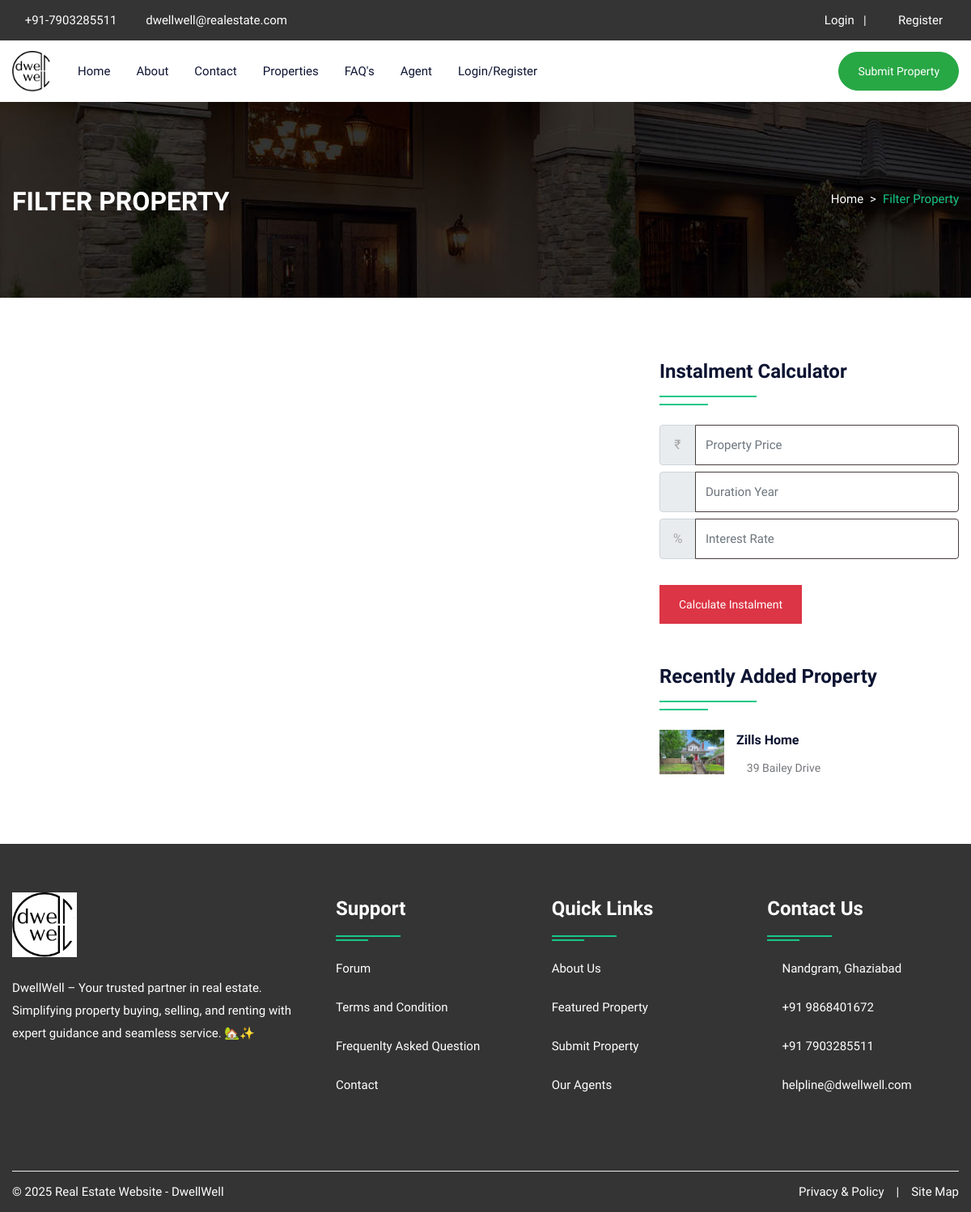
Before: /propertygrid.php with the older database file.
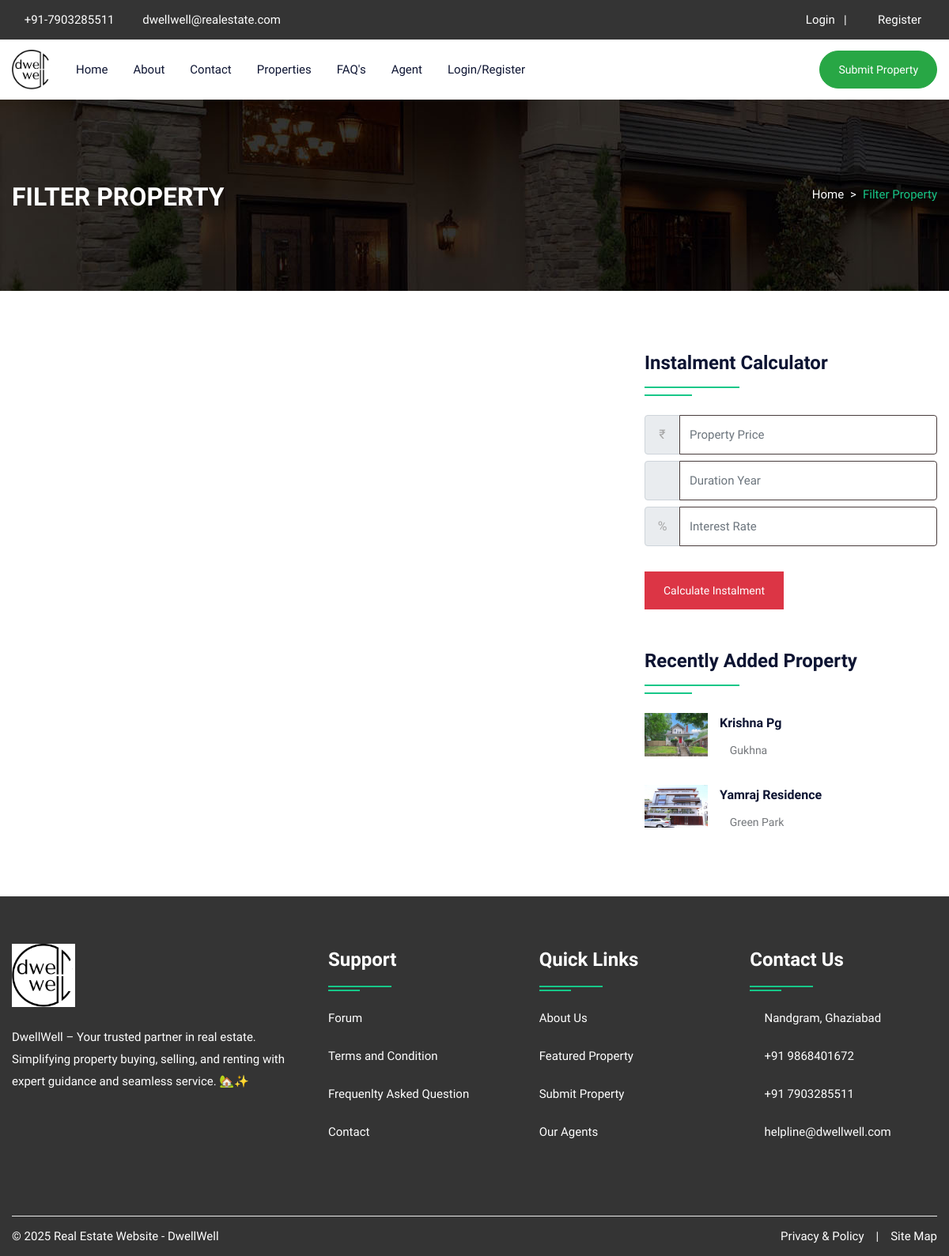
After: the same page with the newer database file.
### tables this page shows
CREATE TABLE `property` (
  `pid` int(50) NOT NULL,
  `title` varchar(200) NOT NULL,
  `pcontent` longtext NOT NULL,
  `type` varchar(100) NOT NULL,
  `bhk` varchar(50) NOT NULL,
  `stype` varchar(100) NOT NULL,
  `bedroom` int(50) NOT NULL,
  `bathroom` int(50) NOT NULL,
  `balcony` int(50) NOT NULL,
  `kitchen` int(50) NOT NULL,
  `hall` int(50) NOT NULL,
  `floor` varchar(50) NOT NULL,
  `size` int(50) NOT NULL,
  `price` int(50) NOT NULL,
  `location` varchar(200) NOT NULL,
  `city` varchar(100) NOT NULL,
  `state` varchar(100) NOT NULL,
  `feature` longtext NOT NULL,
  `pimage` varchar(300) NOT NULL,
  `pimage1` varchar(300) NOT NULL,
  `pimage2` varchar(300) NOT NULL,
  `pimage3` varchar(300) NOT NULL,
  `pimage4` varchar(300) NOT NULL,
  `uid` int(50) NOT NULL,
  `status` varchar(50) NOT NULL,
  `mapimage` varchar(300) NOT NULL,
  `topmapimage` varchar(300) NOT NULL,
  `groundmapimage` varchar(300) NOT NULL,
  `totalfloor` varchar(50) NOT NULL,
  `date` datetime NOT NULL DEFAULT current_timestamp(),
  `isFeatured` int(11) DEFAULT NULL
);

### propertygrid.php (the view, shortened to what this page needs)
<!DOCTYPE html>
<html lang="en">
<head>
<link rel="stylesheet" type="text/css" href="css/bootstrap.min.css">
<link rel="stylesheet" type="text/css" href="css/bootstrap-slider.css">
<link rel="stylesheet" type="text/css" href="css/jquery-ui.css">
<link rel="stylesheet" type="text/css" href="css/layerslider.css">
<link rel="stylesheet" type="text/css" href="css/color.css" id="color-change">
<link rel="stylesheet" type="text/css" href="css/owl.carousel.min.css">
<link rel="stylesheet" type="text/css" href="css/font-awesome.min.css">
<link rel="stylesheet" type="text/css" href="fonts/flaticon/flaticon.css">
<link rel="stylesheet" type="text/css" href="css/style.css">
</head>
<body>
<div id="page-wrapper">
    <div class="row">
		<?php include("include/header.php");?>
        <div class="banner-full-row page-banner" style="background-image:url('images/breadcromb.jpg');">
            <div class="container">
                <div class="row">
                    <div class="col-md-6">
                        <h2 class="page-name float-left text-white text-uppercase mt-1 mb-0"><b>Filter Property</b></h2>
                    </div>
                    <div class="col-md-6">
                        <nav aria-label="breadcrumb" class="float-left float-md-right">
                            <ol class="breadcrumb bg-transparent m-0 p-0">
                                <li class="breadcrumb-item text-white"><a href="#">Home</a></li>
                                <li class="breadcrumb-item active">Filter Property</li>
                            </ol>
                        </nav>
                    </div>
                </div>
            </div>
        </div>
        <div class="full-row">
            <div class="container">
                <div class="row">
					<div class="col-lg-8">
                    </div>
                    <div class="col-lg-4">
                        <div class="sidebar-widget">
                            <h4 class="double-down-line-left text-secondary position-relative pb-4 my-4">Instalment Calculator</h4>
						<form class="d-inline-block w-100" action="calc.php" method="post">
                            <div class="input-group mb-2 mr-sm-2">
                                <div class="input-group-prepend">
                                    <div class="input-group-text">₹</div>
                                </div>
                                <input type="text" class="form-control" name="amount" placeholder="Property Price">
                            </div>
                            <div class="input-group mb-2 mr-sm-2">
                                <div class="input-group-prepend">
                                    <div class="input-group-text"><i class="far fa-calendar-alt"></i></div>
                                </div>
                                <input type="text" class="form-control" name="month" placeholder="Duration Year">
                            </div>
                            <div class="input-group mb-2 mr-sm-2">
                                <div class="input-group-prepend">
                                    <div class="input-group-text">%</div>
                                </div>
                                <input type="text" class="form-control" name="interest" placeholder="Interest Rate">
                            </div>
                            <button type="submit" value="submit" name="calc" class="btn btn-danger mt-4">Calculate Instalment</button>
                        </form>
                        </div>
                        <div class="sidebar-widget mt-5">
                            <h4 class="double-down-line-left text-secondary position-relative pb-4 mb-4">Recently Added Property</h4>
                            <ul class="property_list_widget">
								<?php
								$query = mysqli_query($con, "SELECT * FROM `property` ORDER BY date DESC LIMIT 6");
								while ($row = mysqli_fetch_array($query)) {
								?>
                                <li> <img src="admin/assets/property/<?php echo $row['18'];?>" alt="pimage">
                                    <h6 class="text-secondary hover-text-success text-capitalize"><a href="propertydetail.php?pid=<?php echo $row['0'];?>"><?php echo $row['1'];?></a></h6>
                                    <span class="font-14"><i class="fas fa-map-marker-alt icon-success icon-small"></i> <?php echo $row['14'];?></span>
                                </li>
                                <?php } ?>
                            </ul>
                        </div>
                    </div>
                </div>
            </div>
        </div>
        <?php include("include/footer.php");?>
    </div>
</div>
</body>
</html>

Changed rows visible on the page:
changed property: title "Zills Home" → "Krishna Pg"; location "39 Bailey Drive" → "Gukhna"
added property: pimage (picture), title "Yamraj Residence", location "Green Park"
